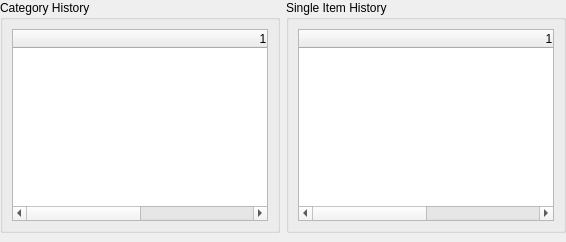
      <widget class="QWidget" name="tab_3">
       <attribute name="icon">
        <iconset>
         <normaloff>../../../../../../../.designer/icons/cil-notes.png</normaloff>../../../../../../../.designer/icons/cil-notes.png</iconset>
       </attribute>
       <attribute name="title">
        <string>View Removed Quantities History</string>
       </attribute>
       <layout class="QVBoxLayout" name="verticalLayout_8">
        <property name="spacing">
         <number>6</number>
        </property>
        <property name="leftMargin">
         <number>0</number>
        </property>
        <property name="topMargin">
         <number>0</number>
        </property>
        <property name="rightMargin">
         <number>0</number>
        </property>
        <property name="bottomMargin">
         <number>0</number>
        </property>
        <item>
         <layout class="QVBoxLayout" name="verticalLayout_5">
          <property name="rightMargin">
           <number>0</number>
          </property>
          <property name="bottomMargin">
           <number>9</number>
          </property>
          <item>
           <layout class="QHBoxLayout" name="horizontalLayout_11">
            <item>
             <widget class="QGroupBox" name="groupBox_2">
              <property name="title">
               <string>Category History</string>
              </property>
              <layout class="QHBoxLayout" name="horizontalLayout_12">
               <item>
                <widget class="QTableWidget" name="categoryHistoryTable">
                 <property name="enabled">
                  <bool>true</bool>
                 </property>
                 <property name="rowCount">
                  <number>0</number>
                 </property>
                 <property name="columnCount">
                  <number>2</number>
                 </property>
                 <attribute name="horizontalHeaderMinimumSectionSize">
                  <number>42</number>
                 </attribute>
                 <attribute name="horizontalHeaderDefaultSectionSize">
                  <number>500</number>
                 </attribute>
                 <attribute name="verticalHeaderMinimumSectionSize">
                  <number>28</number>
                 </attribute>
                 <attribute name="verticalHeaderDefaultSectionSize">
                  <number>30</number>
                 </attribute>
                 <column/>
                 <column/>
                </widget>
               </item>
              </layout>
             </widget>
            </item>
            <item>
             <widget class="QGroupBox" name="groupBox_3">
              <property name="title">
               <string>Single Item History</string>
              </property>
              <layout class="QHBoxLayout" name="horizontalLayout_13">
               <item>
                <widget class="QTableWidget" name="singleItemHistoryTable">
                 <property name="enabled">
                  <bool>true</bool>
                 </property>
                 <property name="rowCount">
                  <number>0</number>
                 </property>
                 <property name="columnCount">
                  <number>2</number>
                 </property>
                 <attribute name="horizontalHeaderMinimumSectionSize">
                  <number>42</number>
                 </attribute>
                 <attribute name="horizontalHeaderDefaultSectionSize">
                  <number>500</number>
                 </attribute>
                 <column/>
                 <column/>
                </widget>
               </item>
              </layout>
             </widget>
            </item>
           </layout>
          </item>
         </layout>
        </item>
       </layout>
      </widget>
